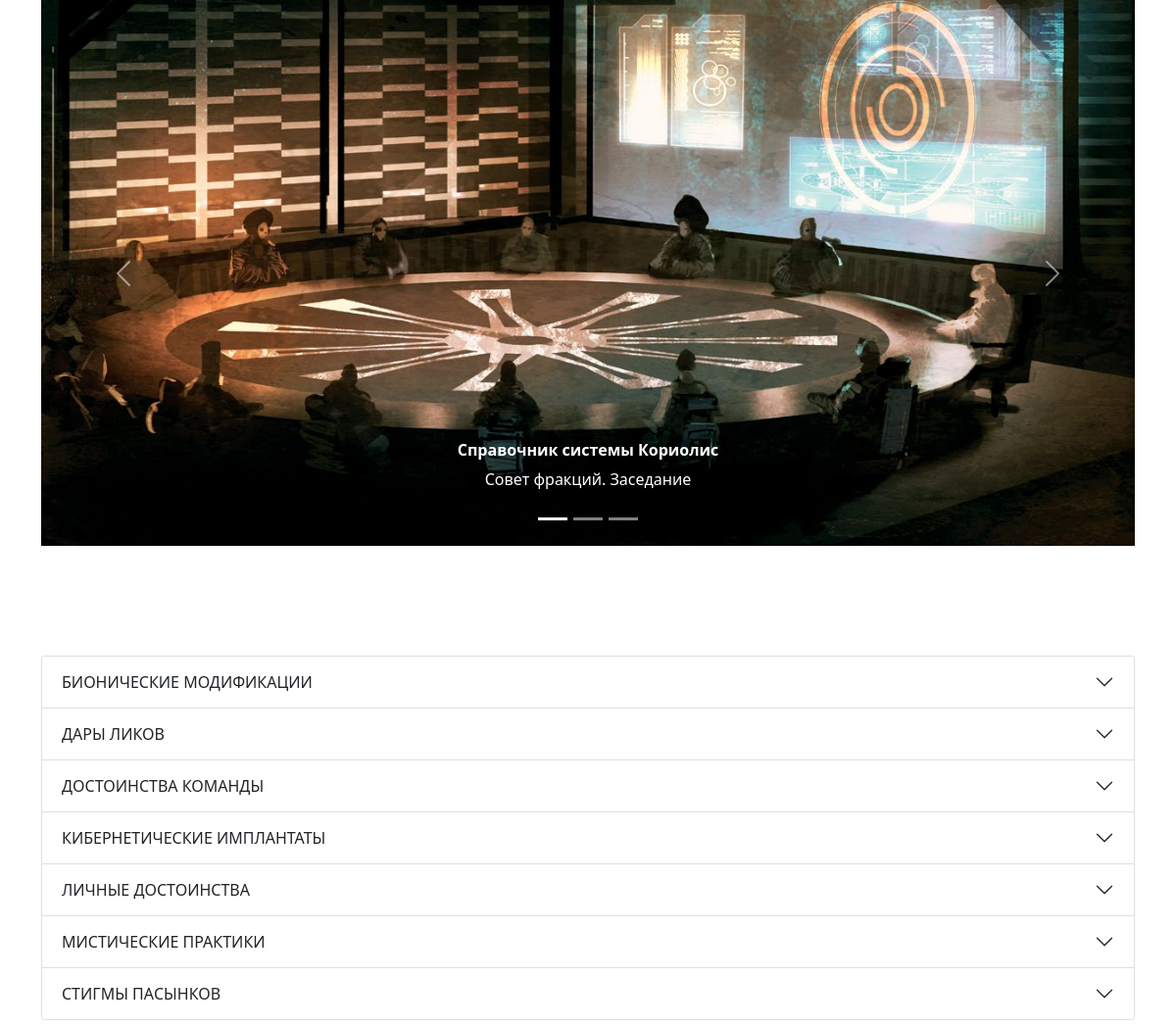
Screenshot of /coriolis/ with the database file from the repository.
### coriolis/models.py (models this page shows, shortened)
class AdvantageType(models.Model):
    name = models.CharField(max_length=150, db_index=True, verbose_name='Наименование')
    class Meta:
        verbose_name = 'Достоинства'  # Наименование в ед. числе
        verbose_name_plural = 'Типы достоинства'  # Наименование в мног. числе
        ordering = ['name']  # Сортировка

### coriolis/views.py (the view)
# urls.py: path('', index),
def index(request):
    advantage = Advantage.objects.all()
    advantage_type = AdvantageType.objects.all()
    return render(request, 'coriolis/index.html', {'advantage': advantage, 'advantage_type': advantage_type,})

### coriolis/templates/coriolis/index.html (shortened to what this page needs)
{% load  static %}
<!doctype html>
<html lang="ru">
<head>
    <link rel="stylesheet" type="text/css" href="{% static 'css/bootstrap.min.css' %}">
    <link rel="stylesheet" type="text/css" href="{% static 'css/coriolis/style.css' %}">
</head>
<body class="mb-2 text-white">
<div class="container">
    <div class="row">
        <div class="col-12">
            <div id="carouselExampleIndicators" class="carousel slide" data-bs-ride="carousel">
                <div class="carousel-indicators">
                    <button type="button" data-bs-target="#carouselExampleIndicators" data-bs-slide-to="0"
                            class="active" aria-current="true" aria-label="Slide 1"></button>
                    <button type="button" data-bs-target="#carouselExampleIndicators" data-bs-slide-to="1"
                            aria-label="Slide 2"></button>
                    <button type="button" data-bs-target="#carouselExampleIndicators" data-bs-slide-to="2"
                            aria-label="Slide 3"></button>
                </div>
                <div class="carousel-inner">
                    <div class="carousel-item active" data-bs-interval="10000">
                        <img src="{% static 'coriolis/img/art_1.jpg' %}" class="d-block w-100" alt="...">
                        <div class="carousel-caption d-none d-md-block">
                            <h6><strong>Справочник системы Кориолис</strong></h6>
                            <p>Совет фракций. Заседание</p>
                        </div>
                    </div>
                </div>
                <button class="carousel-control-prev" type="button" data-bs-target="#carouselExampleIndicators"
                        data-bs-slide="prev">
                    <span class="carousel-control-prev-icon" aria-hidden="true"></span>
                </button>
                <button class="carousel-control-next" type="button" data-bs-target="#carouselExampleIndicators"
                        data-bs-slide="next">
                    <span class="carousel-control-next-icon" aria-hidden="true"></span>
                </button>
            </div>
        </div>
    </div>
</div>
<div class="container">
    <div class="col">
        <div style="height: 2rem;"></div>
        <div class="d-flex justify-content-center" style="height: 5rem;">
            <h1>Справочник системы Кориолис</h1>
        </div>
    </div>
</div>
<div class="container text-dark">
    <div class="row">
        <div class="col">
             {% for j in advantage_type %}
            <div class="accordion-item">
                <h2 class="accordion-header" id="headingOne{{ j.id }}">
                    <button class="accordion-button collapsed" type="button" data-bs-toggle="collapse"
                            data-bs-target="#collapseOne{{ j.id }}" aria-expanded="false" aria-controls="collapseOne{{ j.id }}">
                        {{ j.name }}
                    </button>
                </h2>
            </div>
            {% endfor %}
        </div>
    </div>
</div>
</body>
</html>

### static/css/coriolis/style.css (style rules this page uses)
body { background-image: url(fon.jpg); background-size: cover; }

### rows the page displays
AdvantageType: name "БИОНИЧЕСКИЕ МОДИФИКАЦИИ"
AdvantageType: name "ДАРЫ ЛИКОВ"
AdvantageType: name "ДОСТОИНСТВА КОМАНДЫ"
AdvantageType: name "КИБЕРНЕТИЧЕСКИЕ ИМПЛАНТАТЫ"
AdvantageType: name "ЛИЧНЫЕ ДОСТОИНСТВА"
AdvantageType: name "МИСТИЧЕСКИЕ ПРАКТИКИ"
AdvantageType: name "СТИГМЫ ПАСЫНКОВ"
